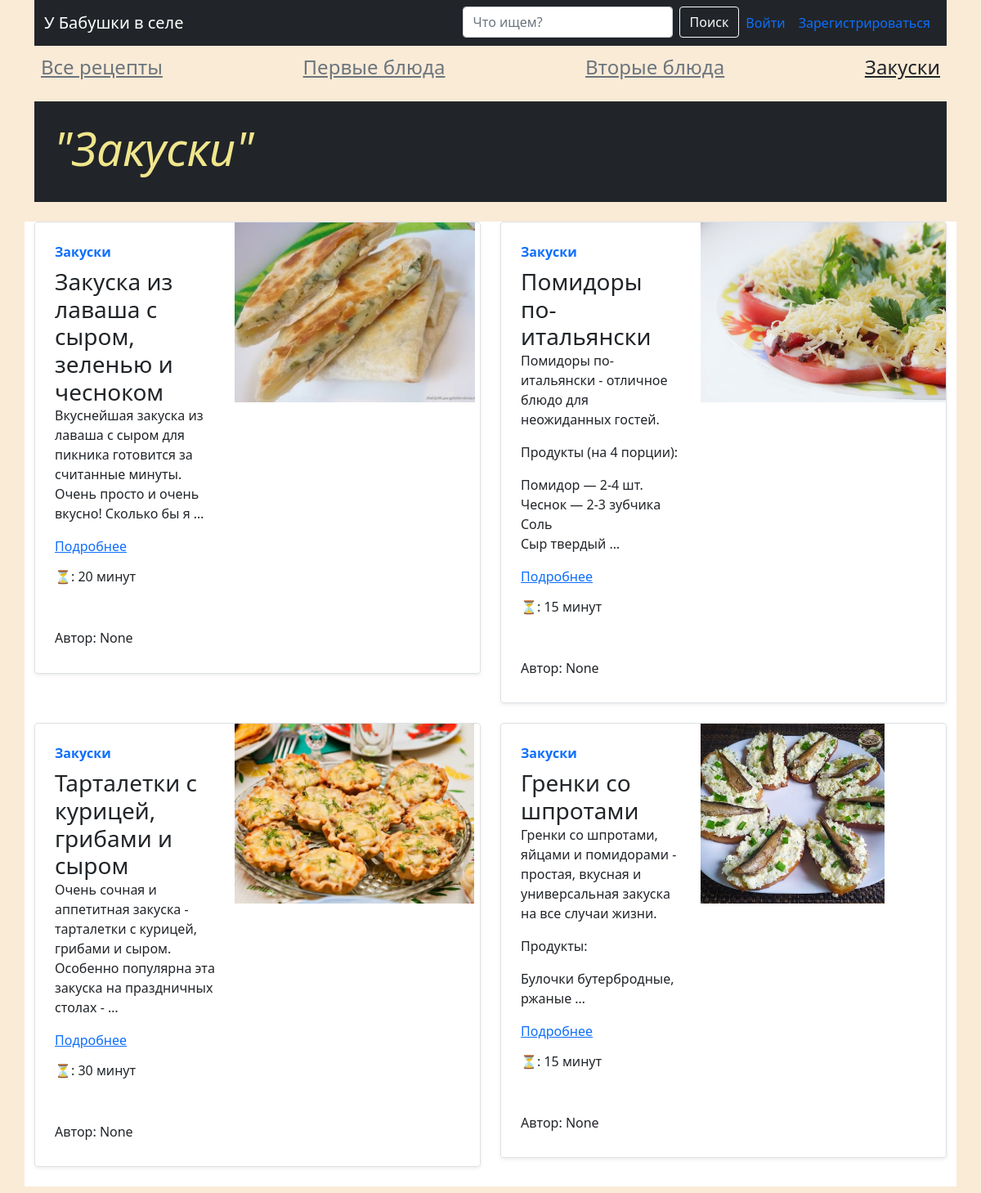
Screenshot of /category/3/ with the database file from the repository.
### blog/models.py (models this page shows, shortened)
class Category(models.Model):
    title = models.CharField(max_length=150, verbose_name='Название категории')
    slug = models.SlugField(unique=True, null=True)
    def __str__(self):
        return self.title
    def get_absolute_url(self):
        return reverse('category_list', kwargs={'pk': self.pk})
    class Meta:
        verbose_name = 'Категория'
        verbose_name_plural = 'Категории'

class Recipe(models.Model):
    title = models.CharField(max_length=150, verbose_name='Название рецепта')
    content = models.TextField(blank=True, verbose_name='Описание')
    username = models.ForeignKey(User, on_delete=models.CASCADE, null=True, blank=True, verbose_name='Имя пользователя')
    created_on = models.DateTimeField(auto_now_add=True, verbose_name='Дата создания')
    updated_on = models.DateTimeField(auto_now=True, verbose_name='Дата обновления')
    photo = models.ImageField(upload_to='photos/', blank=True, null=True, verbose_name='Изображение')
    is_published = models.BooleanField(default=True, verbose_name='Опубликовать')
    category = models.ForeignKey(Category, on_delete=models.CASCADE, verbose_name='Категория')
    watches = models.IntegerField(default=0, verbose_name='Просмотры')
    slug = models.SlugField(unique=True, null=True)
    time_to_cook = models.IntegerField(default=0)
    def get_absolute_url(self):
        return reverse('recipe_detail', kwargs={'pk': self.pk})
    def get_photo(self):
        if self.photo:
            return self.photo.url
    class Meta:
        verbose_name = 'Рецепт'
        verbose_name_plural = 'Рецепты'

### blog/views.py (the view)
# urls.py: path('category/<int:pk>/', RecipeByCategory.as_view(), name='category_list'),
class RecipeByCategory(RecipeList):
    def get_queryset(self):
        return Recipe.objects.filter(
            category_id=self.kwargs['pk'], is_published=True
        )
    def get_context_data(self, *, object_list=None, **kwargs):
        context = super().get_context_data()
        category = Category.objects.get(pk=self.kwargs['pk'])
        context['title'] = f'"{category.title}"'
        return context

### blog/templatetags/blog_tags.py (called while the page is built)
@register.simple_tag()
def get_all_categories():
    return Category.objects.all()

### blog/templates/blog/index.html (shortened to what this page needs)
{% extends 'base.html' %}
{% load blog_tags %}
{% block main %}
<main>
    {% get_all_categories as categories %}
    {% include 'blog/components/_sidebar.html' %}
    <div class="p-4  p-mb-5 text-white bg-dark">
        <h1 class="display-4 fst-italic">
            <strong>{{ title }}</strong>
        </h1>
    </div>
    <div class="row mt-4 mb-2">
        {% for recipe in recipes %}
        {% include 'blog/components/_card.html' %}
        {% endfor %}
    </div>
</main>
{% endblock main %}

### blog/templates/blog/components/_sidebar.html
<nav class="nav d-flex justify-content-between">
    <a href="{% url 'index' %}" class="p-2 link-{% if 'страница' in title %}dark{% else %}secondary{% endif %}"><p style="font-size:24px">Все
        рецепты</p></a>
    {% for category in categories %}
    <a href="{{ category.get_absolute_url }}"
       class="p-2 link-{% if category.title in title %}dark{% else %}secondary{% endif %}"><p style="font-size:24px">{{ category }}</p></a>
    {% endfor %}
</nav>

### blog/templates/blog/components/_card.html
{% load static %}
{% load blog_tags %}
<div class="col-md-6">
    <div class="row g-0 border rounded overflow-hidden flex-md-row mb-4 shadow-sm h-md-250 position-relative">
        <div class="col p-4 d-flex flex-column position-static">
            <strong class="d-inline-block mb-2 text-primary">{{ recipe.category }}</strong>
            <h3 class="mb-0">{{ recipe.title }}</h3>
            <p class="card-text mb-auto">{{ recipe.content|linebreaks|truncatewords:20 }}</p>
            <a href="{{ recipe.get_absolute_url }}" class="stretched-link">Подробнее</a>
            <h6 class="mt-3">⏳: {{ recipe.time_to_cook }} минут</h6>
            <h6 class="mt-5">Автор: {{ recipe.username }}</h6>
        </div>
        <div class="col-auto d-none d-lg-block" style="width: 300px; height: 220px; overflow:hidden">
            <img src="{{ recipe.get_photo }}" alt="" style="height: 100%">
        </div>
    </div>
</div>

### blog/static/blog/css/index.css (style rules this page uses)
h1 { color: khaki; }
body { background-color: AntiqueWhite; }
.col-md-6 { background-color: white; }

### rows the page displays
Category: title "Первые блюда"
Category: title "Вторые блюда"
Category: title "Закуски"
Recipe: category "Закуски", title "Закуска из лаваша с сыром, зеленью и чесноком", content "Вкуснейшая закуска из лаваша с сыром для пикника готовится за считанные минуты. Очень просто и очень вкусно! Сколько бы я …", time_to_cook "20", username "None", get_photo (picture)
Recipe: category "Закуски", title "Помидоры по-итальянски", content "Помидоры по-итальянски - отличное блюдо для неожиданных гостей. Продукты (на 4 порции): Помидор — 2-4 шт. Чеснок — 2-3 зубчика Соль Сыр твердый …", time_to_cook "15", username "None", get_photo (picture)
Recipe: category "Закуски", title "Тарталетки с курицей, грибами и сыром", content "Очень сочная и аппетитная закуска - тарталетки с курицей, грибами и сыром. Особенно популярна эта закуска на праздничных столах - …", time_to_cook "30", username "None", get_photo (picture)
Recipe: category "Закуски", title "Гренки со шпротами", content "Гренки со шпротами, яйцами и помидорами - простая, вкусная и универсальная закуска на все случаи жизни. Продукты: Булочки бутербродные, ржаные …", time_to_cook "15", username "None", get_photo (picture)

### other values shown
{{ title }} "\"Закуски\""
